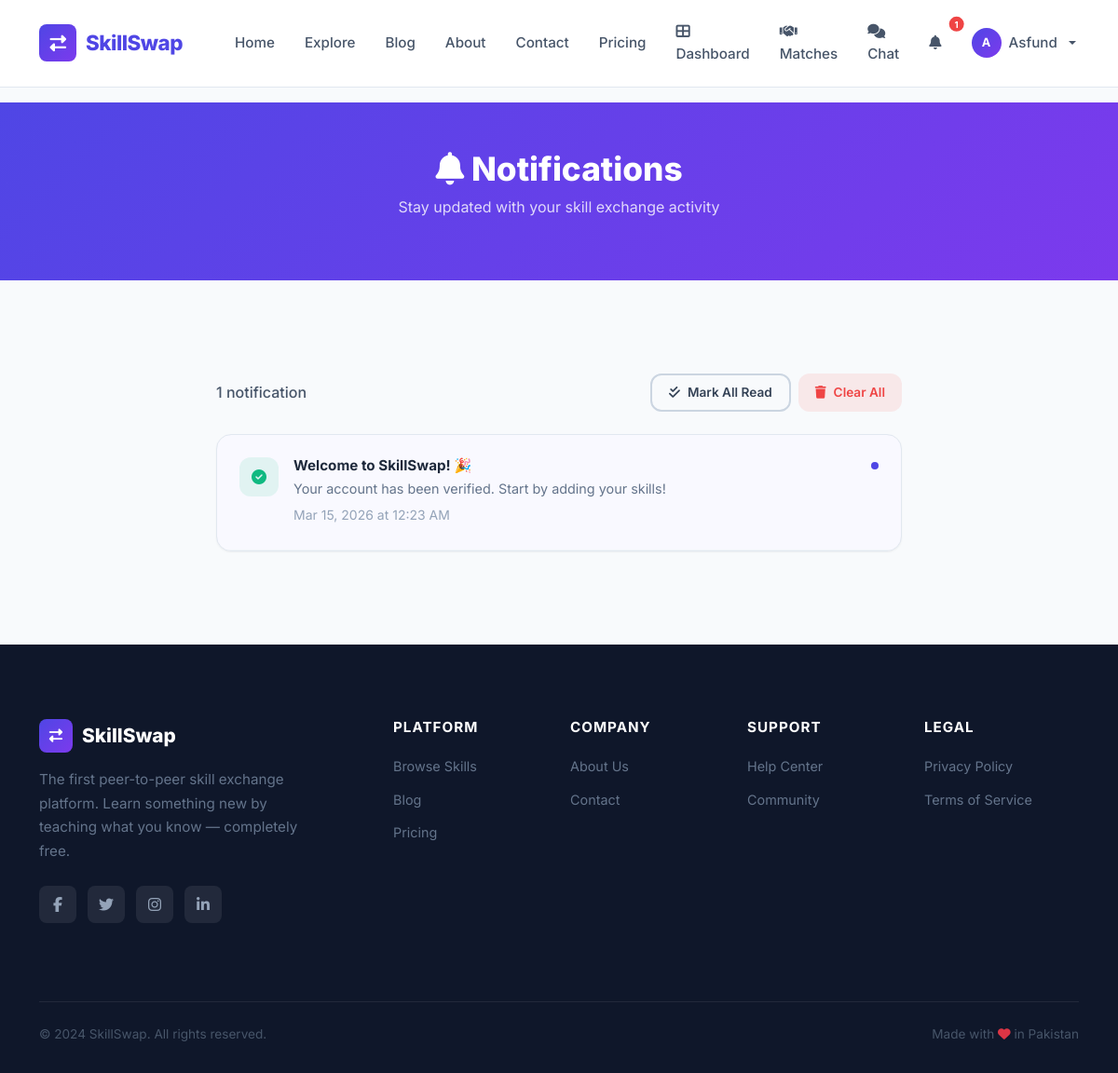
Page /notifications (signed in) on the committed database.
### app/models.py (models this page shows, shortened)
class User(UserMixin, db.Model):
    __tablename__ = 'users'
    id = db.Column(db.Integer, primary_key=True)
    full_name = db.Column(db.String(100), nullable=False)
    email = db.Column(db.String(120), unique=True, nullable=False)
    password_hash = db.Column(db.String(256), nullable=False)
    phone = db.Column(db.String(20))
    city = db.Column(db.String(50))
    bio = db.Column(db.Text)
    profile_pic = db.Column(db.String(200), default='default.png')
    is_admin = db.Column(db.Boolean, default=False)
    is_verified = db.Column(db.Boolean, default=False)
    account_type = db.Column(db.String(20), default='free')
    reset_token = db.Column(db.String(100))
    otp_code = db.Column(db.String(6))
    otp_created_at = db.Column(db.DateTime)
    otp_purpose = db.Column(db.String(20))
    created_at = db.Column(db.DateTime, default=datetime.utcnow)
    updated_at = db.Column(db.DateTime, default=datetime.utcnow, onupdate=datetime.utcnow)
    skills_offering = db.relationship('SkillOffering', backref='user', lazy=True, cascade='all, delete-orphan')
    skills_wanted = db.relationship('SkillWanted', backref='user', lazy=True, cascade='all, delete-orphan')
    reviews_given = db.relationship('Review', foreign_keys='Review.reviewer_id', backref='reviewer', lazy=True)
    reviews_received = db.relationship('Review', foreign_keys='Review.reviewed_user_id', backref='reviewed_user', lazy=True)
    notifications = db.relationship('Notification', backref='user', lazy=True, cascade='all, delete-orphan')
    def get_unread_notification_count(self):
        return Notification.query.filter_by(user_id=self.id, is_read=False).count()

class Notification(db.Model):
    __tablename__ = 'notifications'
    id = db.Column(db.Integer, primary_key=True)
    user_id = db.Column(db.Integer, db.ForeignKey('users.id'), nullable=False)
    title = db.Column(db.String(100), nullable=False)
    message = db.Column(db.Text, nullable=False)
    link = db.Column(db.String(200))
    notif_type = db.Column(db.String(20), default='info')
    is_read = db.Column(db.Boolean, default=False)
    created_at = db.Column(db.DateTime, default=datetime.utcnow)

### app/routes/notifications.py (the view)
@notifications_bp.route('/notifications')
@login_required
def all_notifications():
    notifications = Notification.query.filter_by(
        user_id=current_user.id
    ).order_by(Notification.created_at.desc()).limit(50).all()
    return render_template('notifications.html', notifications=notifications)

### app/models.py (called while the page is built)
@login_manager.user_loader
def load_user(user_id):
    return User.query.get(int(user_id))

### app/templates/notifications.html (shortened to what this page needs)
{% extends "base.html" %}
{% block content %}
<section style="background:var(--gradient-1); padding:50px 0; color:white; text-align:center;">
    <div class="container">
        <h1 style="font-size:2.2rem; font-weight:800;">
            <i class="fas fa-bell"></i> Notifications
        </h1>
        <p style="opacity:0.8;">Stay updated with your skill exchange activity</p>
    </div>
</section>
<section class="section section-gray">
    <div class="container">
        <div class="row justify-content-center">
            <div class="col-md-8">
                {% if notifications %}
                <div class="d-flex justify-content-between align-items-center mb-4">
                    <p class="mb-0" style="color:var(--gray-600); font-weight:500;">
                        {{ notifications|length }} notification{{ 's' if notifications|length != 1 else '' }}
                    </p>
                    <div class="d-flex gap-2">
                        <a href="{{ url_for('notifications.mark_all_read') }}" class="btn btn-sm btn-outline-dark">
                            <i class="fas fa-check-double"></i> Mark All Read
                        </a>
                        <a href="{{ url_for('notifications.clear_all') }}" class="btn btn-sm" style="background:rgba(239,68,68,0.1); color:var(--danger);" onclick="return confirm('Clear all notifications?');">
                            <i class="fas fa-trash"></i> Clear All
                        </a>
                    </div>
                </div>
                {% endif %}
                <div class="dash-content-card" style="padding:0; overflow:hidden;">
                    {% for notif in notifications %}
                    <a href="{{ url_for('notifications.mark_read', notif_id=notif.id) }}" class="text-decoration-none">
                        <div class="d-flex align-items-start gap-3 p-4" style="border-bottom:1px solid var(--gray-100); {% if not notif.is_read %}background:rgba(79,70,229,0.03);{% endif %} transition:all 0.2s ease;" onmouseover="this.style.background='var(--gray-50)'" onmouseout="this.style.background='{% if not notif.is_read %}rgba(79,70,229,0.03){% else %}white{% endif %}'">
                            <div style="width:42px;height:42px;border-radius:var(--radius);display:flex;align-items:center;justify-content:center;flex-shrink:0;
                                {% if notif.notif_type == 'review' %}background:rgba(245,158,11,0.1); color:var(--warning);
                                {% elif notif.notif_type == 'match' %}background:rgba(16,185,129,0.1); color:var(--success);
                                {% elif notif.notif_type == 'message' %}background:rgba(79,70,229,0.1); color:var(--primary);
                                {% elif notif.notif_type == 'success' %}background:rgba(16,185,129,0.1); color:var(--success);
                                {% else %}background:rgba(59,130,246,0.1); color:var(--info);{% endif %}">
                                <i class="fas
                                    {% if notif.notif_type == 'review' %}fa-star
                                    {% elif notif.notif_type == 'match' %}fa-handshake
                                    {% elif notif.notif_type == 'message' %}fa-comment
                                    {% elif notif.notif_type == 'success' %}fa-check-circle
                                    {% else %}fa-bell{% endif %}"></i>
                            </div>
                            <div class="flex-grow-1">
                                <div class="d-flex justify-content-between align-items-center mb-1">
                                    <h6 class="mb-0 fw-bold" style="color:var(--gray-800); font-size:0.95rem;">
                                        {{ notif.title }}
                                    </h6>
                                    {% if not notif.is_read %}
                                    <span style="width:8px;height:8px;border-radius:50%;background:var(--primary);flex-shrink:0;"></span>
                                    {% endif %}
                                </div>
                                <p class="mb-1" style="color:var(--gray-500); font-size:0.9rem;">{{ notif.message }}</p>
                                <small style="color:var(--gray-400);">{{ notif.created_at.strftime('%b %d, %Y at %I:%M %p') }}</small>
                            </div>
                        </div>
                    </a>
                    {% endfor %}
                </div>
            </div>
        </div>
    </div>
</section>
{% endblock %}

### app/templates/base.html (shortened to what this page needs)
<!DOCTYPE html>
<html lang="en">
<head>
    <link href="https://cdn.jsdelivr.net/npm/bootstrap@5.3.0/dist/css/bootstrap.min.css" rel="stylesheet">
    <link rel="stylesheet" href="https://cdnjs.cloudflare.com/ajax/libs/font-awesome/6.5.0/css/all.min.css">
    <link rel="stylesheet" href="{{ url_for('static', filename='css/style.css') }}">
</head>
<body>
    <nav class="navbar navbar-expand-lg sticky-top" id="mainNav">
        <div class="container">
            <a class="navbar-brand" href="{{ url_for('main.index') }}">
                <span class="brand-icon"><i class="fas fa-exchange-alt"></i></span>
                SkillSwap
            </a>
            <div class="collapse navbar-collapse" id="navbarNav">
                <ul class="navbar-nav me-auto ms-4">
                    <li class="nav-item"><a class="nav-link" href="{{ url_for('main.index') }}">Home</a></li>
                    <li class="nav-item"><a class="nav-link" href="{{ url_for('skills.explore') }}">Explore</a></li>
                    <li class="nav-item"><a class="nav-link" href="{{ url_for('blog.blog_list') }}">Blog</a></li>
                    <li class="nav-item"><a class="nav-link" href="{{ url_for('main.about') }}">About</a></li>
                    <li class="nav-item"><a class="nav-link" href="{{ url_for('main.contact') }}">Contact</a></li>
                    <li class="nav-item"><a class="nav-link" href="{{ url_for('main.pricing') }}">Pricing</a></li>
                </ul>
                <ul class="navbar-nav align-items-center">
                    {% if current_user.is_authenticated %}
                    <li class="nav-item">
                        <a class="nav-link" href="{{ url_for('main.dashboard') }}"><i class="fas fa-th-large"></i> Dashboard</a>
                    </li>
                    <li class="nav-item">
                        <a class="nav-link" href="{{ url_for('matching.find_matches') }}"><i class="fas fa-handshake"></i> Matches</a>
                    </li>
                    <li class="nav-item">
                        <a class="nav-link" href="{{ url_for('chat.chat_list') }}"><i class="fas fa-comments"></i> Chat</a>
                    </li>
                    <li class="nav-item">
                        <a class="nav-link position-relative" href="{{ url_for('notifications.all_notifications') }}">
                            <i class="fas fa-bell"></i>
                            {% if current_user.get_unread_notification_count() > 0 %}
                            <span class="position-absolute top-0 start-100 translate-middle badge rounded-pill" style="background:var(--danger); font-size:0.6rem;">
                                {{ current_user.get_unread_notification_count() }}
                            </span>
                            {% endif %}
                        </a>
                    </li>
                    <li class="nav-item dropdown">
                        <a class="nav-link dropdown-toggle d-flex align-items-center gap-2" href="#" data-bs-toggle="dropdown">
                            <div style="width:32px;height:32px;border-radius:50%;background:var(--gradient-1);display:flex;align-items:center;justify-content:center;color:white;font-size:0.8rem;font-weight:700;overflow:hidden;">
                                {% if current_user.profile_pic and current_user.profile_pic != 'default.png' %}
                                <img src="{{ url_for('static', filename='images/avatars/' + current_user.profile_pic) }}" style="width:100%;height:100%;object-fit:cover;">
                                {% else %}
                                {{ current_user.full_name[0] }}
                                {% endif %}
                            </div>
                            {{ current_user.full_name.split()[0] }}
                        </a>
                    </li>
                    {% endif %}
                </ul>
            </div>
        </div>
    </nav>
    <main>{% block content %}{% endblock %}</main>
    <footer class="footer">
        <div class="container">
            <div class="row">
                <div class="col-lg-4 mb-4">
                    <div class="footer-brand">
                        <span class="brand-icon"><i class="fas fa-exchange-alt"></i></span>
                        SkillSwap
                    </div>
                    <p class="footer-description">The first peer-to-peer skill exchange platform. Learn something new by teaching what you know — completely free.</p>
                    <div class="social-links">
                        <a href="#" class="social-link"><i class="fab fa-facebook-f"></i></a>
                        <a href="#" class="social-link"><i class="fab fa-twitter"></i></a>
                        <a href="#" class="social-link"><i class="fab fa-instagram"></i></a>
                        <a href="#" class="social-link"><i class="fab fa-linkedin-in"></i></a>
                    </div>
                </div>
                <div class="col-lg-2 col-md-4 col-6 mb-4">
                    <h6>Platform</h6>
                    <ul class="footer-links">
                        <li><a href="{{ url_for('skills.explore') }}">Browse Skills</a></li>
                        <li><a href="{{ url_for('blog.blog_list') }}">Blog</a></li>
                        <li><a href="{{ url_for('main.pricing') }}">Pricing</a></li>
                    </ul>
                </div>
                <div class="col-lg-2 col-md-4 col-6 mb-4">
                    <h6>Company</h6>
                    <ul class="footer-links">
                        <li><a href="{{ url_for('main.about') }}">About Us</a></li>
                        <li><a href="{{ url_for('main.contact') }}">Contact</a></li>
                    </ul>
                </div>
                <div class="col-lg-2 col-md-4 col-6 mb-4">
                    <h6>Support</h6>
                    <ul class="footer-links">
                        <li><a href="#">Help Center</a></li>
                        <li><a href="#">Community</a></li>
                    </ul>
                </div>
                <div class="col-lg-2 col-md-4 col-6 mb-4">
                    <h6>Legal</h6>
                    <ul class="footer-links">
                        <li><a href="#">Privacy Policy</a></li>
                        <li><a href="#">Terms of Service</a></li>
                    </ul>
                </div>
            </div>
            <div class="footer-bottom">
                <p>&copy; 2024 SkillSwap. All rights reserved.</p>
                <p>Made with <i class="fas fa-heart text-danger"></i> in Pakistan</p>
            </div>
        </div>
    </footer>
</body>
</html>

### rows in the picture
User: get_unread_notification_count "1", full_name "A", full_name "Asfund"
Notification: title "Welcome to SkillSwap! 🎉", is_read False (drawn), message "Your account has been verified. Start by adding your skills!", created_at "Mar 15, 2026 at 12:23 AM"

### other values in the picture
{{ notifications|length }} "1"
